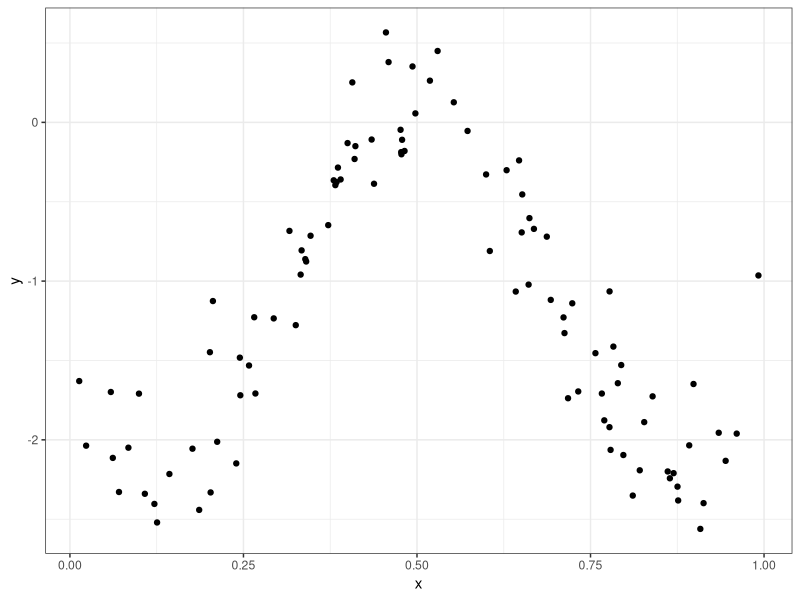
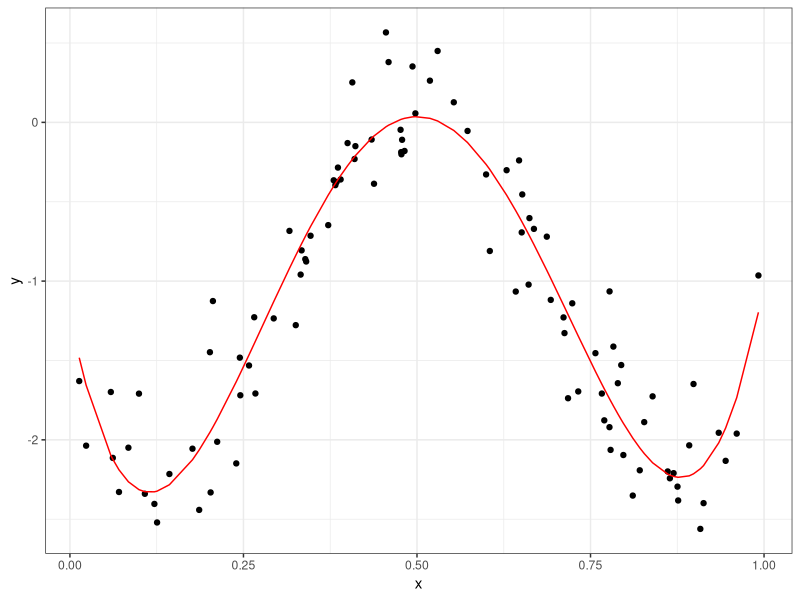
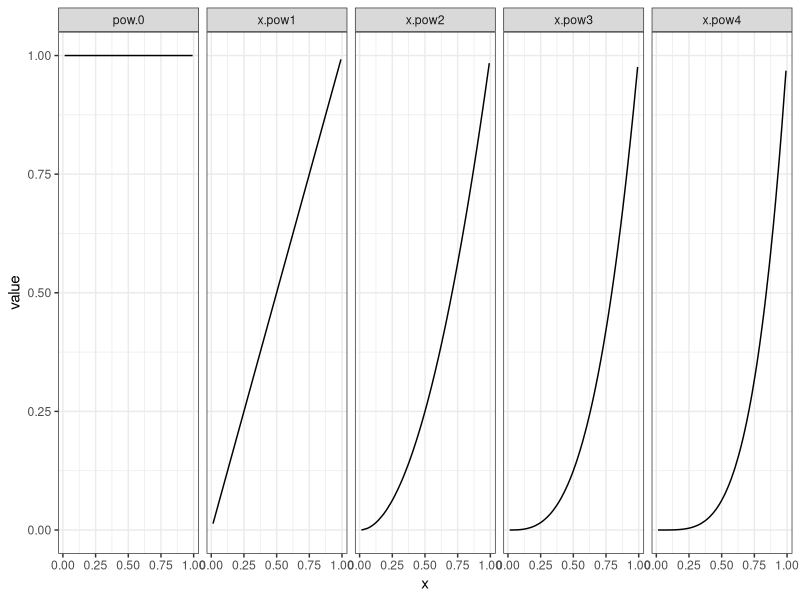
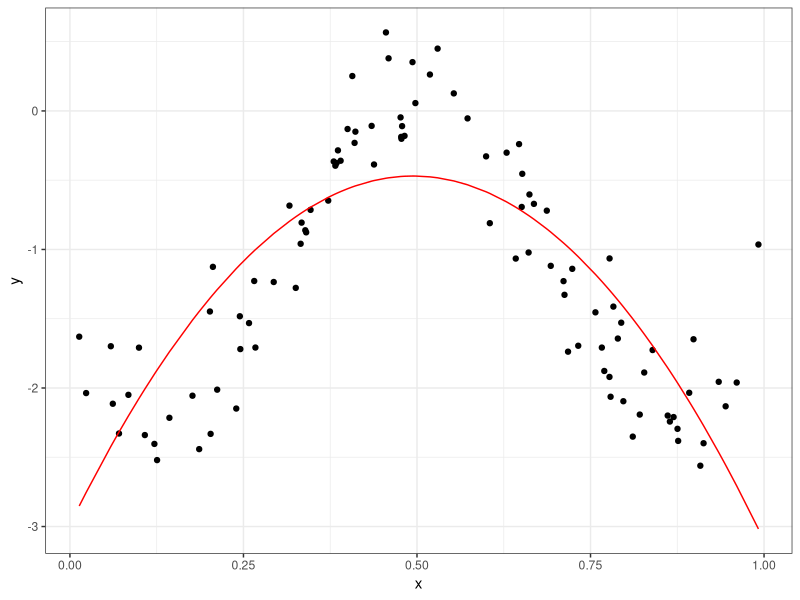
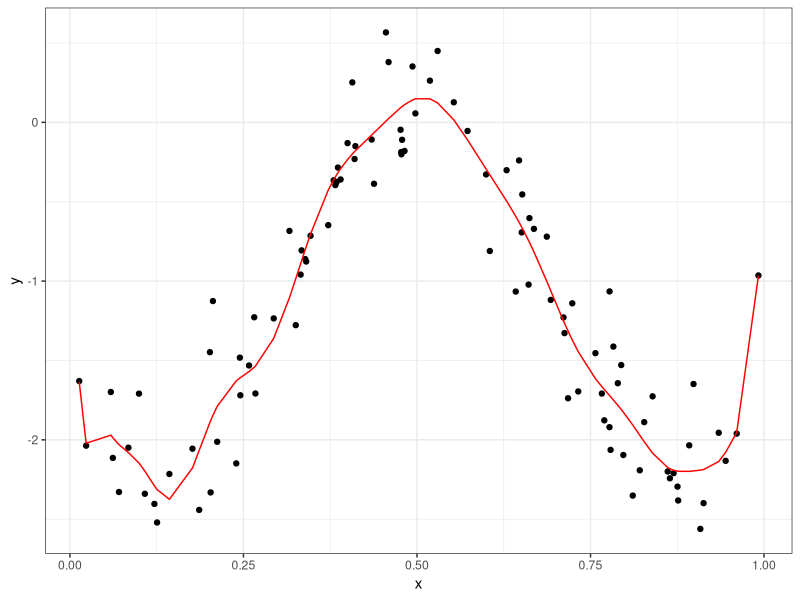
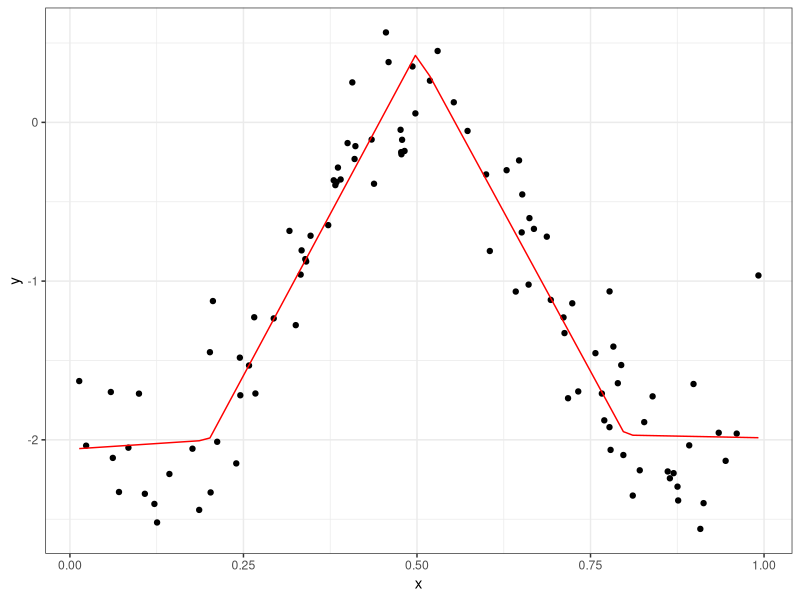
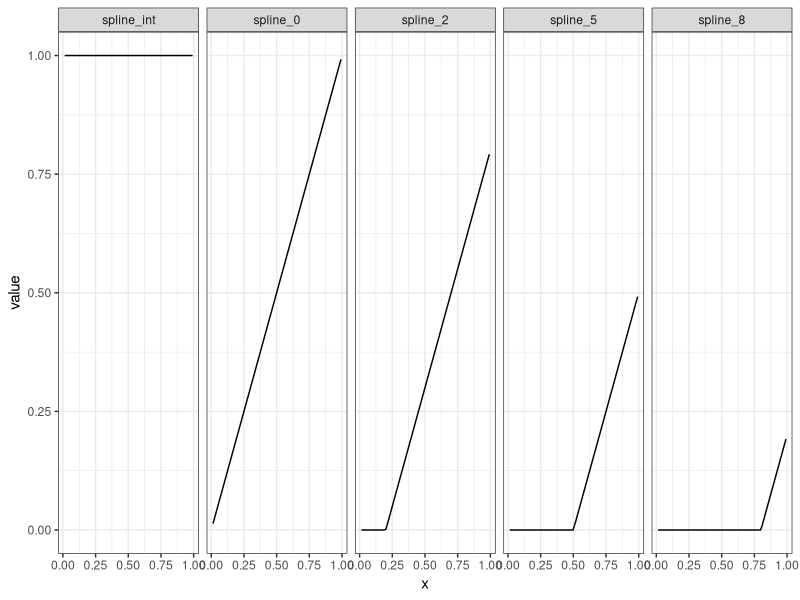
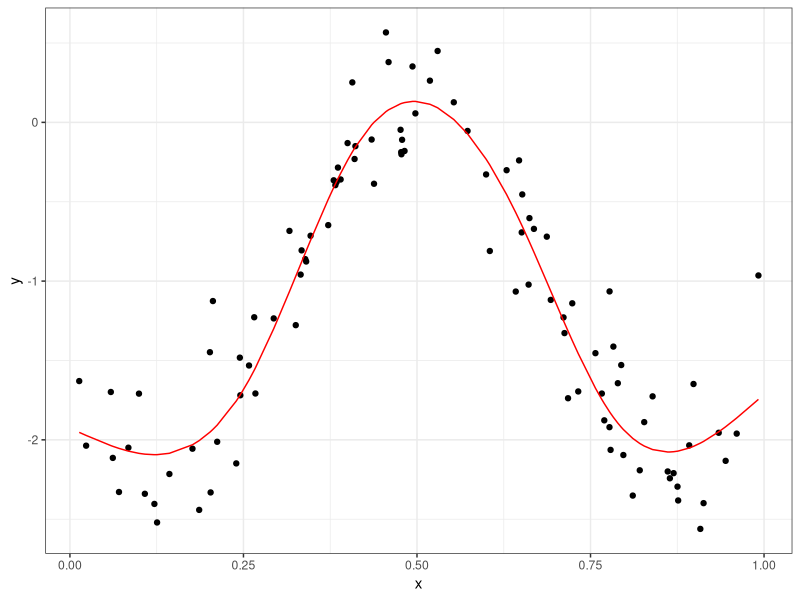

Generate these figures, in order, with R: (Note: this script raises an error after producing the figures.)
####################################################################
# Jeff Goldsmith
# Feb 11 2016
#
# R code used in P8111 Lecture 07
####################################################################

## clear work space
rm(list = ls())

## load libraries
library(dplyr)
library(tidyr)
library(broom)
library(ggplot2)
library(splines)

####################################################################
## nonlinear data
####################################################################

set.seed(1)

data.nonlin = data.frame(x = runif(100, 0, 1)) %>%
  mutate(y = -30*(x-.5)^2 + 100*(x-.5)^4 + rnorm(100, 0, .3))

## data plot
ggplot(data.nonlin, aes(y=y, x=x)) + geom_point() + theme_bw()

####################################################################
## fit as a polynomial
####################################################################

data.nonlin = mutate(data.nonlin, 
                     x.pow2 = x^2, x.pow3 = x^3, x.pow4 = x^4)

## fit data with quartic, plot results
quartfit = lm(y ~ x + x.pow2 + x.pow3 + x.pow4, data = data.nonlin)
tidy(quartfit)

mutate(data.nonlin, fitted = fitted(quartfit)) %>%
  ggplot(., aes(y=y, x=x)) + geom_point() + 
  geom_line(aes(y = fitted), color = "red") + theme_bw()

## plot polynomial basis functions
data.nonlin %>%
  select(-y) %>%
  mutate(pow.0 = 1, x.pow1 = x) %>%
  gather(key = power, value = value, -x) %>%
  mutate(power = factor(power)) %>%
  ggplot(., aes(x = x, y = value)) + geom_line() +
  facet_grid(. ~ power, scales = "free") +
  theme_bw()

## fit data with quadratic, plot results
quadfit = lm(y ~ x + x.pow2, data = data.nonlin)
mutate(data.nonlin, fitted = fitted(quadfit)) %>%
  ggplot(., aes(y=y, x=x)) + geom_point() + 
  geom_line(aes(y = fitted), color = "red") + theme_bw()

## fit data with degree 20 poly, plot results
twentyfit = lm(y ~ poly(x, 20), data = data.nonlin)
mutate(data.nonlin, fitted = fitted(twentyfit)) %>%
  ggplot(., aes(y=y, x=x)) + geom_point() + 
  geom_line(aes(y = fitted), color = "red") + theme_bw()


####################################################################
## fit as a piecewise linear
####################################################################

set.seed(1)

data.nonlin = data.frame(x = runif(100, 0, 1)) %>%
  mutate(y = -30*(x-.5)^2 + 100*(x-.5)^4 + rnorm(100, 0, .3))

data.nonlin = mutate(data.nonlin, 
                     spline_2 = (x - .2) * (x >= .2),
                     spline_5 = (x - .5) * (x >= .5),
                     spline_8 = (x - .8) * (x >= .8))

piecewise.fit = lm(y ~ x + spline_2 + spline_5 + spline_8, data = data.nonlin)
tidy(piecewise.fit)

mutate(data.nonlin, fitted = fitted(piecewise.fit)) %>%
  ggplot(., aes(y=y, x=x)) + geom_point() + 
  geom_line(aes(y = fitted), color = "red") + theme_bw()

## plot piecewise basis functions
data.nonlin %>%
  select(-y) %>%
  mutate(spline_int = 1, spline_0 = x) %>%
  gather(key = power, value = value, -x) %>%
  mutate(power = factor(power), power = relevel(power, ref = "spline_int")) %>%
  ggplot(., aes(x = x, y = value)) + geom_line() +
  facet_grid(. ~ power, scales = "free") +
  theme_bw()


####################################################################
## fit as a bspline
####################################################################

set.seed(1)

data.nonlin = data.frame(x = runif(100, 0, 1)) %>%
  mutate(y = -30*(x-.5)^2 + 100*(x-.5)^4 + rnorm(100, 0, .3))

data.nonlin = data.nonlin %>% bind_cols(., data.frame(ns(.[['x']], df = 5))) %>%
  rename(sp.1 = X1, sp.2 = X2, sp.3 = X3, sp.4 = X4, sp.5 = X5)

bspline.fit = lm(y ~ sp.1 + sp.2 + sp.3 + sp.4 + sp.5, data = data.nonlin)
tidy(bspline.fit)

mutate(data.nonlin, fitted = fitted(bspline.fit)) %>%
  ggplot(., aes(y=y, x=x)) + geom_point() + 
  geom_line(aes(y = fitted), color = "red") + theme_bw()

## plot bspline basis functions
data.nonlin %>%
  select(-y, -fitted) %>%
  mutate(sp.0 = 1) %>%
  gather(key = power, value = value, -x) %>%
  ggplot(., aes(x = x, y = value)) + geom_line() +
  facet_grid(. ~ power, scales = "free") +
  theme_bw()

####################################################################
####################################################################
####################################################################
####################################################################
####################################################################
####################################################################